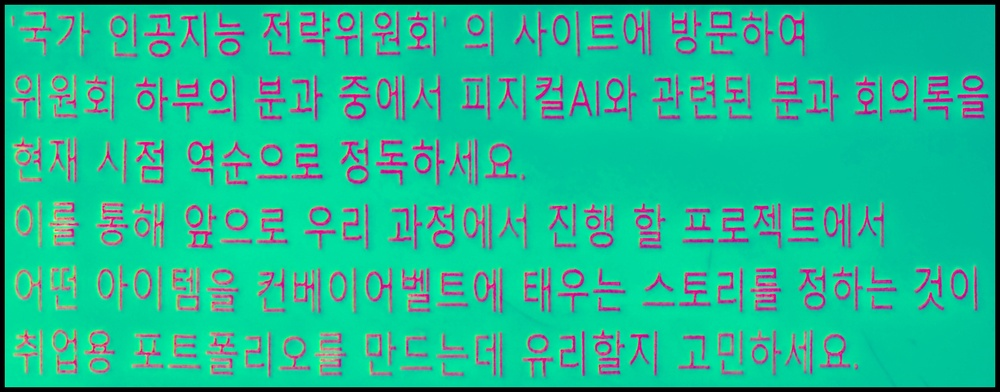
#> input picture 260630/a7_orc_img.jpg, 1000 x 392 px, shrunk from 4210 x 1652 before the run, given in place of the camera
$ python hougtP_gemini.py
#> lines starting #> are read from the running program, lines starting #| are printed output that depends on the picture; after the words box and inside, x2 and y2 are one past the last pixel; in counts of white or black regions, pixels touching at a corner belong together
import cv2
import numpy as np

# 웹캠 열기
cap = cv2.VideoCapture(0)

while(True):
    ret, src = cap.read()
#> src is the input picture: shape (392, 1000, 3); mean B, G, R 148.6, 184.2, 30.5

    if (ret):
        # 각각의 결과를 따로 그리기 위해 원본 복사본 2개 생성
        src_hough = src.copy()
        src_hough_p = src.copy()

        # 1. 전처리 (그레이스케일 변환 및 Canny 에지 검출)
        gray = cv2.cvtColor(src, cv2.COLOR_BGR2GRAY)
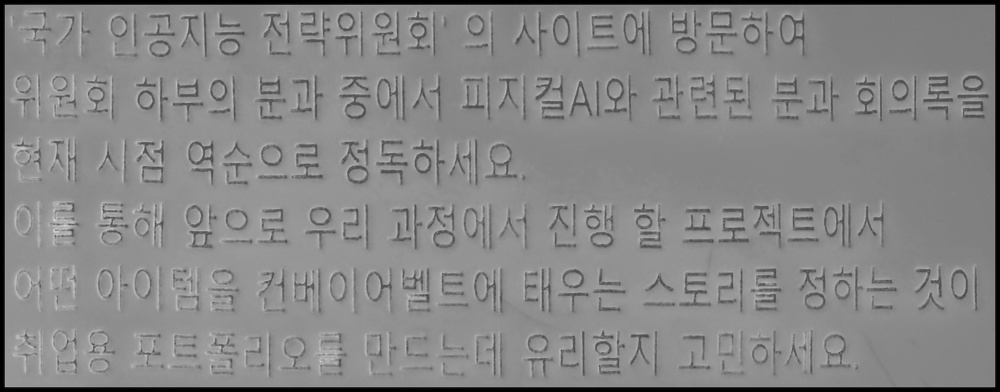
#> gray: shape (392, 1000); min 0, max 214, mean 134.2
        dst_canny = cv2.Canny(gray, threshold1=50, threshold2=150)
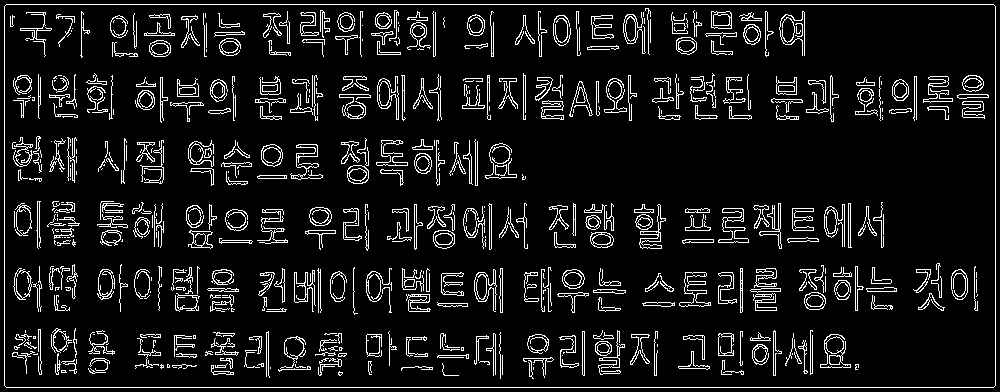
#> dst_canny: shape (392, 1000); 9.1% white in thin lines or dots

        # ----------------------------------------------------
        # 방법 A: 표준 허프 변환 (cv2.HoughLines)
        # ----------------------------------------------------
        # 모든 점을 계산하므로 연산량이 많고, 화면 끝에서 끝까지 이어지는 '무한한 직선'을 반환합니다.
        lines = cv2.HoughLines(dst_canny, rho=1, theta=np.pi/180, threshold=150)
#> lines = 132 rows, first 8: [4, 1.57], [387, 1.57], [4, 0], [995, 0], [94, 1.57], [349, 1.59], [101, 1.57], [212, 1.57]

        if lines is not None:
            for i in range(len(lines)):
                rho, theta = lines[i][0]
                a, b = np.cos(theta), np.sin(theta)
                x0, y0 = a * rho, b * rho
                # 무한한 직선을 시뮬레이션하기 위해 임의의 큰 값(1000)을 곱해 시작점과 끝점 계산
                x1 = int(x0 + 1000 * (-b))
                y1 = int(y0 + 1000 * (a))
                x2 = int(x0 - 1000 * (-b))
                y2 = int(y0 - 1000 * (a))
                # 빨간색(Red) 선으로 그리기
                cv2.line(src_hough, (x1, y1), (x2, y2), (0, 0, 255), 2)
#> this loop made 132 passes
#> (rho, theta, a, b, x0, y0, x1, y1) on passes 1 to 12: (4, 1.57, -4.37e-08, 1, -1.75e-07, 4, -1000, 3), (387, 1.57, -4.37e-08, 1, -1.69e-05, 387, -1000, 386), (4, 0, 1, 0, 4, 0, 4, 1000), (995, 0, 1, 0, 995, 0, 995, 1000), (94, 1.57, -4.37e-08, 1, -4.11e-06, 94, -1000, 93), (349, 1.59, -0.0175, 1, -6.09, 348.9, -1005, 331), (101, 1.57, -4.37e-08, 1, -4.41e-06, 101, -1000, 100), (212, 1.57, -4.37e-08, 1, -9.27e-06, 212, -1000, 211), (272, 1.57, -4.37e-08, 1, -1.19e-05, 272, -1000, 271), (209, 1.57, -4.37e-08, 1, -9.14e-06, 209, -1000, 208), (278, 1.59, -0.0175, 1, -4.85, 278, -1004, 260), (288, 1.55, 0.0175, 1, 5.03, 288, -994, 305)
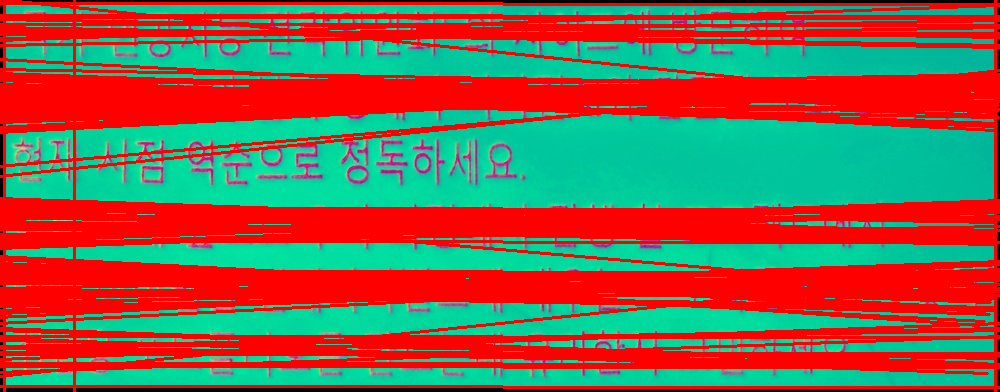
#> src_hough: shape (392, 1000, 3); mean B, G, R 77.4, 98.9, 131.5

        # ----------------------------------------------------
        # 방법 B: 확률적 허프 변환 (cv2.HoughLinesP)
        # ----------------------------------------------------
        # 무작위로 샘플링하여 연산이 빠르고, 선의 시작점과 끝점 좌표 [x1, y1, x2, y2]를 직접 반환하므로 '선분'을 그립니다.
        # minLineLength: 선으로 인정할 최소 길이 (픽셀)
        # maxLineGap: 같은 선 위에 있는 점들 사이의 최대 허용 간격
        lines_p = cv2.HoughLinesP(dst_canny, rho=1, theta=np.pi/180, threshold=50,
                                  minLineLength=50, maxLineGap=10)
#> lines_p = 106 rows, first 6: [6, 387, 993, 387], [6, 4, 993, 4], [995, 385, 995, 6], [4, 385, 4, 6], [574, 98, 628, 99], [339, 97, 404, 97]

        if lines_p is not None:
            for i in range(len(lines_p)):
                # 시작점(x1, y1)과 끝점(x2, y2)을 곧바로 활용 가능
                x1, y1, x2, y2 = lines_p[i][0]
                # 초록색(Green) 선으로 그리기
                cv2.line(src_hough_p, (x1, y1), (x2, y2), (0, 255, 0), 2)
#> this loop made 106 passes
#> (x1, y1, x2, y2) on passes 1 to 12: (6, 387, 993, 387), (6, 4, 993, 4), (995, 385, 995, 6), (4, 385, 4, 6), (574, 98, 628, 99), (339, 97, 404, 97), (409, 356, 478, 357), (15, 276, 75, 277), (550, 226, 613, 225), (825, 231, 883, 231), (438, 230, 524, 230), (260, 282, 330, 284)
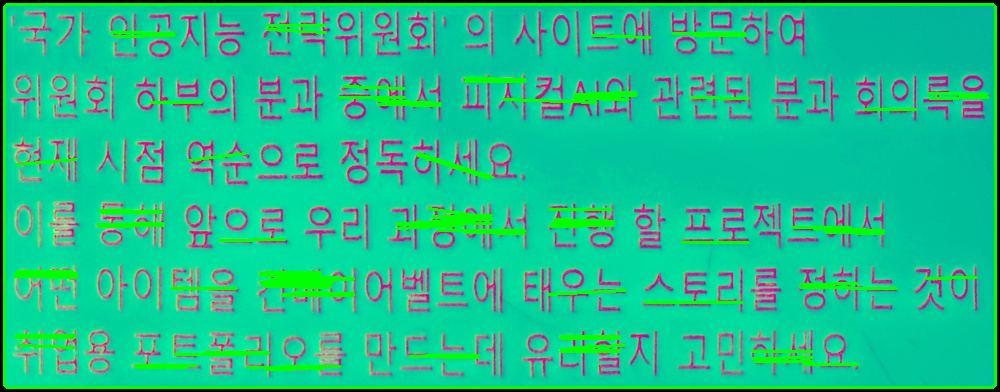
#> src_hough_p: shape (392, 1000, 3); 6% of pixels changed, all inside (x1, y1, x2, y2) = (3, 3, 997, 389)

        # 2. 두 가지만 출력해서 명확하게 비교
        cv2.imshow('1. Standard HoughLines (Red)', src_hough)
        cv2.imshow('2. Probabilistic HoughLinesP (Green)', src_hough_p)

        if cv2.waitKey(1) & 0xFF == ord('q'):
#> (key q is pressed here)
            break
    else:
        break

cap.release()
cv2.destroyAllWindows()
